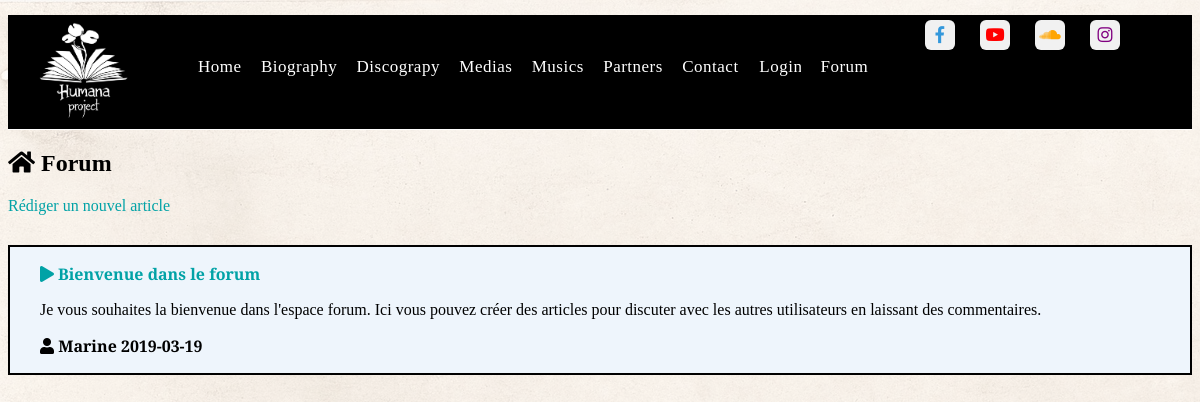
Screenshot of /public/forum.php with the database file from the repository.
### tables this page shows
CREATE TABLE IF NOT EXISTS `articles` (
  `article_id` int(11) NOT NULL AUTO_INCREMENT,
  `username` varchar(25) NOT NULL,
  `title` text NOT NULL,
  `content` text NOT NULL,
  `created_at` date NOT NULL,
  PRIMARY KEY (`article_id`)
);

### services/tools.php (called while the page is built, shortened)
<?php
function getArticles() {
	include "connexion.php";
	$sql = "SELECT * FROM `articles`";
	$statement = $db->prepare($sql);
	$statement->execute();
	$articles = $statement->fetchAll(\PDO::FETCH_ASSOC);
	return $articles;
}

### public/forum.php (the view, shortened to what this page needs)
<?php
include "../views/header.phtml";
?>
<div id="forum" class="container">
	<h2><i class="fa fa-home" aria-hidden="true"></i> Forum</h2>
	<a href="article.php">Rédiger un nouvel article</a>
	<?php $articles = getArticles(); ?>
	<?php foreach($articles as $article): ?>
		<div id="forum_article" class="margin">
			<a href="comment.php?id=<?= $article['article_id'] ?>"><p><i class="fa fa-play" aria-hidden="true"></i> <strong><?= $article['title'] ?></strong></p></a>
			<p><?= $article['content'] ?></p>
			<p style="font-weight: bold"><i class="fa fa-user" aria-hidden="true"></i> <?= $article['username'] ?> <?= $article['created_at'] ?></p>
		</div>
	<?php endforeach; ?>
</div>

### public/css/style.css (style rules this page uses)
* { box-sizing: border-box; }
body::after { content: ""; background: url('../images/image-fond.jpg'); opacity: 0.2; top: 0; left: 0; bottom: 0; right: 0; position: fixed; z-index: -1; }
.container { width: 1200px; margin: 0 auto; }
h1, h2, h3 { font-family: 'MyFont', cursive; }
@media screen and (max-width: 1204px) { .container { width: auto; } }
#forum a { text-decoration: none; color:#01a2a6 }
#forum_article { font-family: 'Alegreya', serif; border: 2px solid black; margin: 30px 0; background-color: #eef5fc; }
.margin { padding-left: 30px; }

### rows the page displays
articles: title "Bienvenue dans le forum", content "Je vous souhaites la bienvenue dans l'espace forum. Ici vous pouvez créer des articles pour discuter avec les autres utilisateurs en laissant des commentaires.", username "Marine", created_at "2019-03-19"
